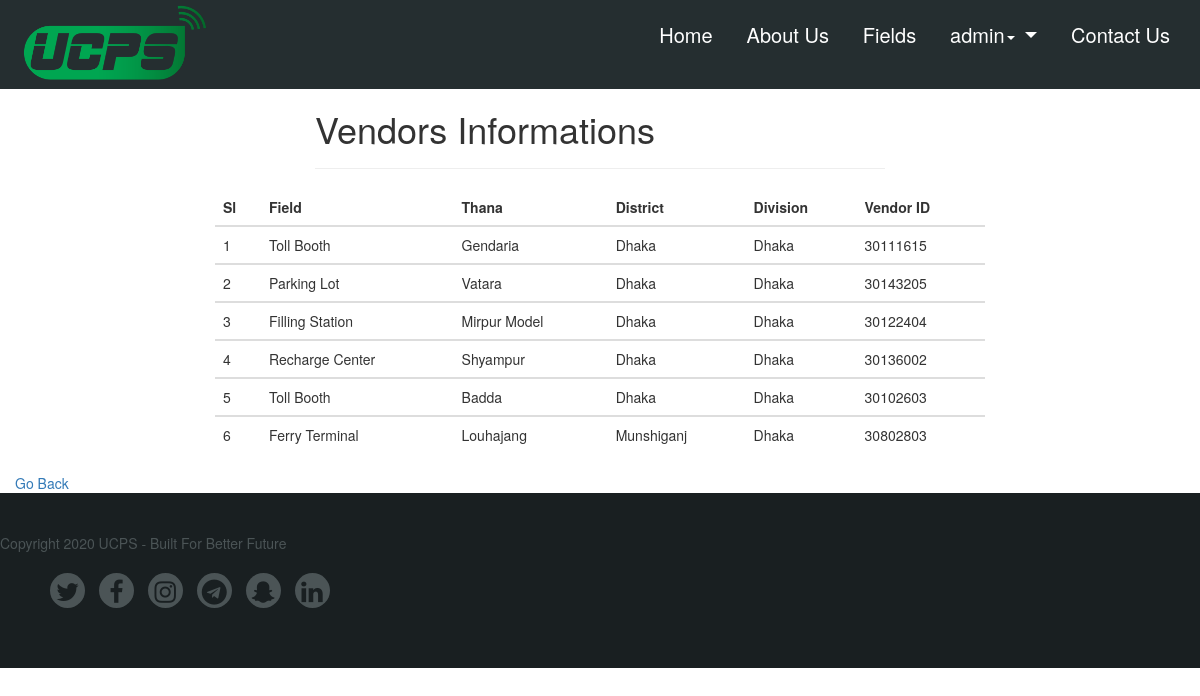
The page /Webpage/view_vendors.php (signed in) on the database its author committed.
### tables this page shows
CREATE TABLE `vendors` (
  `vID` int(10) NOT NULL,
  `Field` varchar(20) NOT NULL,
  `Category` tinyint(1) NOT NULL,
  `Thana` varchar(20) NOT NULL,
  `District` varchar(50) NOT NULL,
  `Division` varchar(50) NOT NULL,
  `username` int(10) NOT NULL,
  `password` varchar(50) NOT NULL
);

### Webpage/view_vendors.php (the view, shortened to what this page needs)
<?php
include 'connection.php';
$result = "SELECT v.vID, v.Field, v.Thana, v.District, v.Division, v.username FROM vendors v ORDER BY v.vID ASC";
$result = mysqli_query($conn, $result);
?>
    <!DOCTYPE html>
    <html>
    <head>
        <link rel="stylesheet" href="https://maxcdn.bootstrapcdn.com/bootstrap/4.0.0/css/bootstrap.min.css">
        <link rel="stylesheet" href="listViewStyle.css">
    </head>
    <body>
        <?php include 'Header.php'; ?>
            <div class="container-fluid" id="top">
                <div class="row">
                    <div class="col-md-3"></div>
                    <div class="col-md-6">
                        <h1>Vendors Informations</h1>
                        <hr> </div>
                    <div class="col-md-3"></div>
                </div>
            </div>
            <div class="container-fluid" id="tab">
                <div class="row">
                    <div class="col-md-2"></div>
                    <div class="col-md-8">
                        <table class="table table-hover">
                            <thead>
                                <tr>
                                    <th>Sl</th>
                                    <th>Field</th>
                                    <th>Thana</th>
                                    <th>District</th>
                                    <th>Division</th>
                                    <th>Vendor ID</th>
                                </tr>
                            </thead>
                            <?php
                    while($res = mysqli_fetch_array($result)) {
                    ?>
                                <tbody>
                                    <tr>
                                        <td>
                                            <?php echo $res['vID']; ?>
                                        </td>
                                        <td>
                                            <?php echo $res['Field']; ?>
                                        </td>
                                        <td>
                                            <?php echo $res['Thana']; ?>
                                        </td>
                                        <td>
                                            <?php echo $res['District'];?>
                                        </td>
                                        <td>
                                            <?php echo $res['Division']; ?>
                                        </td>
                                        <td>
                                            <?php echo $res['username'];?>
                                        </td>
                                    </tr>
                                </tbody>
                                <?php
                    }
                    ?>
                        </table>
                    </div>
                    <div class="col-md-2"></div>
                </div>
                <a href="admin_profile.php">Go Back</a>
            </div>
            <?php include 'Footer.php'; ?>
    </body>
    </html>

### Webpage/view_vendors.php (style rules this page uses)
table { counter-reset: section; }

### rows shown on the page
vendors: vID "1", Field "Toll Booth", Thana "Gendaria", District "Dhaka", Division "Dhaka", username "30111615"
vendors: vID "2", Field "Parking Lot", Thana "Vatara", District "Dhaka", Division "Dhaka", username "30143205"
vendors: vID "3", Field "Filling Station", Thana "Mirpur Model", District "Dhaka", Division "Dhaka", username "30122404"
vendors: vID "4", Field "Recharge Center", Thana "Shyampur", District "Dhaka", Division "Dhaka", username "30136002"
vendors: vID "5", Field "Toll Booth", Thana "Badda", District "Dhaka", Division "Dhaka", username "30102603"
vendors: vID "6", Field "Ferry Terminal", Thana "Louhajang", District "Munshiganj", Division "Dhaka", username "30802803"

### other values the page prints
$_SESSION["username"] "admin"
